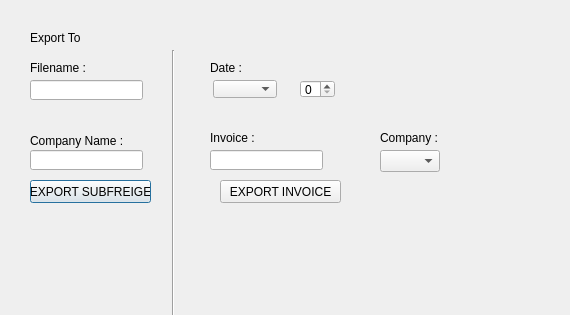
<?xml version="1.0" encoding="UTF-8"?>
<ui version="4.0">
 <class>Dialog</class>
 <widget class="QDialog" name="Dialog">
  <property name="geometry">
   <rect>
    <x>0</x>
    <y>0</y>
    <width>570</width>
    <height>315</height>
   </rect>
  </property>
  <property name="windowTitle">
   <string>Dialog</string>
  </property>
  <widget class="QLabel" name="title_label">
   <property name="geometry">
    <rect>
     <x>30</x>
     <y>30</y>
     <width>111</width>
     <height>16</height>
    </rect>
   </property>
   <property name="styleSheet">
    <string notr="true">background-color:transparent;</string>
   </property>
   <property name="text">
    <string>Export To</string>
   </property>
  </widget>
  <widget class="QLabel" name="filename_label">
   <property name="geometry">
    <rect>
     <x>30</x>
     <y>60</y>
     <width>71</width>
     <height>16</height>
    </rect>
   </property>
   <property name="styleSheet">
    <string notr="true">background-color:transparent;</string>
   </property>
   <property name="text">
    <string>Filename :</string>
   </property>
  </widget>
  <widget class="QLabel" name="company_label">
   <property name="geometry">
    <rect>
     <x>30</x>
     <y>130</y>
     <width>101</width>
     <height>21</height>
    </rect>
   </property>
   <property name="styleSheet">
    <string notr="true">background-color:transparent;</string>
   </property>
   <property name="text">
    <string>Company Name :</string>
   </property>
  </widget>
  <widget class="QLineEdit" name="filename_line">
   <property name="geometry">
    <rect>
     <x>30</x>
     <y>80</y>
     <width>113</width>
     <height>20</height>
    </rect>
   </property>
  </widget>
  <widget class="QLineEdit" name="company_line">
   <property name="geometry">
    <rect>
     <x>30</x>
     <y>150</y>
     <width>113</width>
     <height>20</height>
    </rect>
   </property>
  </widget>
  <widget class="QPushButton" name="export_subfreige_button">
   <property name="geometry">
    <rect>
     <x>30</x>
     <y>180</y>
     <width>121</width>
     <height>23</height>
    </rect>
   </property>
   <property name="text">
    <string>EXPORT SUBFREIGE</string>
   </property>
  </widget>
  <widget class="QLineEdit" name="invoice_line">
   <property name="geometry">
    <rect>
     <x>210</x>
     <y>150</y>
     <width>113</width>
     <height>20</height>
    </rect>
   </property>
   <property name="text">
    <string/>
   </property>
  </widget>
  <widget class="QLabel" name="invoice_label">
   <property name="geometry">
    <rect>
     <x>210</x>
     <y>130</y>
     <width>71</width>
     <height>16</height>
    </rect>
   </property>
   <property name="styleSheet">
    <string notr="true">background-color:transparent;</string>
   </property>
   <property name="text">
    <string>Invoice :</string>
   </property>
  </widget>
  <widget class="QPushButton" name="export_invoice_button">
   <property name="geometry">
    <rect>
     <x>220</x>
     <y>180</y>
     <width>121</width>
     <height>23</height>
    </rect>
   </property>
   <property name="text">
    <string>EXPORT INVOICE</string>
   </property>
  </widget>
  <widget class="QSpinBox" name="invoice_year">
   <property name="geometry">
    <rect>
     <x>300</x>
     <y>80</y>
     <width>35</width>
     <height>18</height>
    </rect>
   </property>
  </widget>
  <widget class="QComboBox" name="invoice_month">
   <property name="geometry">
    <rect>
     <x>213</x>
     <y>80</y>
     <width>64</width>
     <height>18</height>
    </rect>
   </property>
  </widget>
  <widget class="QLabel" name="date_label">
   <property name="geometry">
    <rect>
     <x>210</x>
     <y>60</y>
     <width>71</width>
     <height>16</height>
    </rect>
   </property>
   <property name="styleSheet">
    <string notr="true">background-color:transparent;</string>
   </property>
   <property name="text">
    <string>Date :</string>
   </property>
  </widget>
  <widget class="Line" name="line">
   <property name="geometry">
    <rect>
     <x>163</x>
     <y>50</y>
     <width>20</width>
     <height>301</height>
    </rect>
   </property>
   <property name="orientation">
    <enum>Qt::Vertical</enum>
   </property>
  </widget>
  <widget class="QComboBox" name="invoice_company">
   <property name="geometry">
    <rect>
     <x>380</x>
     <y>150</y>
     <width>60</width>
     <height>22</height>
    </rect>
   </property>
  </widget>
  <widget class="QLabel" name="invoice_company_label">
   <property name="geometry">
    <rect>
     <x>380</x>
     <y>130</y>
     <width>71</width>
     <height>16</height>
    </rect>
   </property>
   <property name="styleSheet">
    <string notr="true">background-color:transparent;</string>
   </property>
   <property name="text">
    <string>Company :</string>
   </property>
  </widget>
 </widget>
 <resources/>
 <connections/>
</ui>
